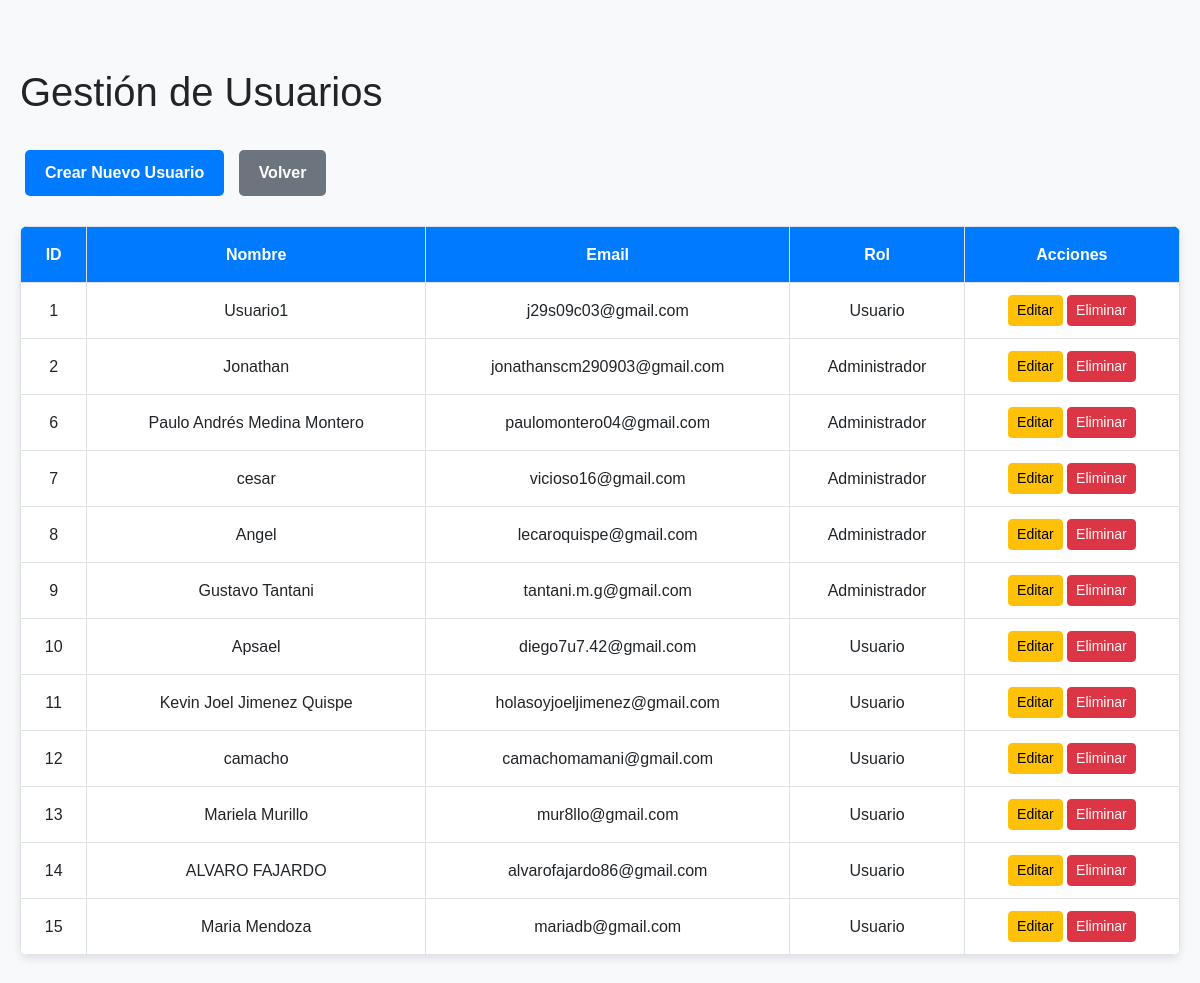
The app's page /manage_users.php (signed in) with its own data.
### tables this page shows
CREATE TABLE `usuario` (
  `id_usuario` int(11) NOT NULL,
  `nombre` varchar(100) NOT NULL,
  `email` varchar(100) NOT NULL,
  `password` varchar(255) NOT NULL,
  `genero` enum('M','F','O') NOT NULL,
  `direccion` text DEFAULT NULL,
  `nacionalidad` varchar(100) DEFAULT NULL,
  `num_telefono` varchar(15) DEFAULT NULL,
  `fecha_nacimiento` date DEFAULT NULL,
  `perfil` varchar(255) NOT NULL,
  `estado` enum('activo','inactivo','suspendido') NOT NULL,
  `rol_id` int(11) DEFAULT NULL,
  `fecha_registro` timestamp NOT NULL DEFAULT current_timestamp()
);

### manage_users.php (the view, shortened to what this page needs)
<?php
require_once "conexion.php";
$queryUsuarios = "SELECT id_usuario, nombre, email, rol_id FROM usuario";
$resultUsuarios = $conexion->query($queryUsuarios);
?>
<!DOCTYPE html>
<html lang="es">
<head>
    <link href="https://cdn.jsdelivr.net/npm/bootstrap@5.3.0/dist/css/bootstrap.min.css" rel="stylesheet">
</head>
<body>
    <div class="container mt-5">
        <h1 class="mb-4">Gestión de Usuarios</h1>
        <a href="registro_admin.html" class="btn_crear">Crear Nuevo Usuario</a>
        <a href="dashboard.php" class="btn_dashboard">Volver</a>
        <table class="table table table-hover">
            <thead>
                <tr>
                    <th>ID</th>
                    <th>Nombre</th>
                    <th>Email</th>
                    <th>Rol</th>
                    <th>Acciones</th>
                </tr>
            </thead>
            <tbody>
                <?php while ($row = $resultUsuarios->fetch_assoc()): ?>
                <tr>
                    <td><?php echo $row['id_usuario']; ?></td>
                    <td><?php echo htmlspecialchars($row['nombre']); ?></td>
                    <td><?php echo htmlspecialchars($row['email']); ?></td>
                    <td><?php echo $row['rol_id'] == 1 ? 'Administrador' : 'Usuario'; ?></td>
                    <td>
                        <a href="editar_usuario.php?id=<?php echo $row['id_usuario']; ?>" class="btn btn-warning btn-sm">Editar</a>
                        <a href="eliminar_usuario.php?id=<?php echo $row['id_usuario']; ?>" class="btn btn-danger btn-sm" onclick="return confirm('¿Estás seguro de eliminar este usuario?');">Eliminar</a>
                    </td>
                </tr>
                <?php endwhile; ?>
            </tbody>
        </table>
    </div>
</body>
</html>

### manage_users.php (style rules this page uses)
body { background-color: #f8f9fa; color:rgb(255, 255, 255); font-family: Arial, sans-serif; line-height: 1.6; }
h1 { color: #212529; margin-bottom: 0px; text-align: left; }
.container { max-width: 1200px; margin: 0 auto; padding: 20px; }
.table { background-color: #ffffff; border-radius: 8px; overflow: hidden; box-shadow: 0 4px 8px rgba(0, 0, 0, 0.1); margin-top: 20px; }
.table th { background-color: #007bff; color: #ffffff; text-align: center; padding: 15px; }
.table td { text-align: center; padding: 12px; vertical-align: middle; }
.btn-primary, .btn_dashboard, .btn_crear { display: inline-block; font-weight: bold; font-size: 16px; padding: 10px 20px; border: none; border-radius: 5px; text-align: center; text-decoration: none; transition: background-color 0.3s ease; margin: 10px 5px; }
.btn_dashboard { background-color: #6c757d; color: white; }
.btn_crear { background-color: #007bff; color: white; }
table { width: 100%; }
.table th, .table td { border: 1px solid #dee2e6; }

### records on screen
usuario: id_usuario "1", nombre "Usuario1", email "j29s09c03@gmail.com"
usuario: id_usuario "2", nombre "Jonathan", email "jonathanscm290903@gmail.com", shows "Administrador"
usuario: id_usuario "6", nombre "Paulo Andrés Medina Montero", email "paulomontero04@gmail.com", shows "Administrador"
usuario: id_usuario "7", nombre "cesar", email "vicioso16@gmail.com", shows "Administrador"
usuario: id_usuario "8", nombre "Angel", email "lecaroquispe@gmail.com", shows "Administrador"
usuario: id_usuario "9", nombre "Gustavo Tantani", email "tantani.m.g@gmail.com", shows "Administrador"
usuario: id_usuario "10", nombre "Apsael", email "diego7u7.42@gmail.com", shows "Usuario"
usuario: id_usuario "11", nombre "Kevin Joel Jimenez Quispe", email "holasoyjoeljimenez@gmail.com", shows "Usuario"
usuario: id_usuario "12", nombre "camacho", email "camachomamani@gmail.com", shows "Usuario"
usuario: id_usuario "13", nombre "Mariela Murillo", email "mur8llo@gmail.com", shows "Usuario"
usuario: id_usuario "14", nombre "ALVARO FAJARDO", email "alvarofajardo86@gmail.com", shows "Usuario"
usuario: id_usuario "15", nombre "Maria Mendoza", email "mariadb@gmail.com", shows "Usuario"
